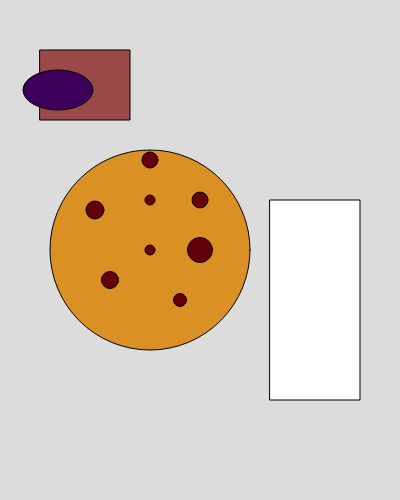
Frame 1 (no input)
Frame 60 (no input): identical to frame 1, image omitted
Frame 120 (the mouse pressed at the canvas centre since frame 60): identical to frame 1, image omitted

The p5.js sketch that drew this single still picture (run headless with seeded random() and noise() and a simulated clock; from frame 60 on, the mouse is pressed at the canvas centre):

// p5.js sketch
// ── sketch.js
function setup() {
  createCanvas(400, 500)
}

function draw() {
  
  background(220);
  fill(155,72,72)
  rect(40, 50, 90, 70)
  fill (60,0, 90)
  ellipse(58, 90, 70, 40)
  fill('#DB9023')
  ellipse (150,250, 200, 200)
  fill(100,0,10)
  ellipse (150, 250, 10)
ellipse (150, 200, 10)
  ellipse (150, 160, 16 ) 
ellipse(200,250,25,)
ellipse(110, 280,17)
ellipse (95, 210, 18)
ellipse (180,300,13 )
  ellipse(200,200,16)
  fill (255,255,255)
  rect(270, 200, 90, 200)
  
  
  
  
  
}
